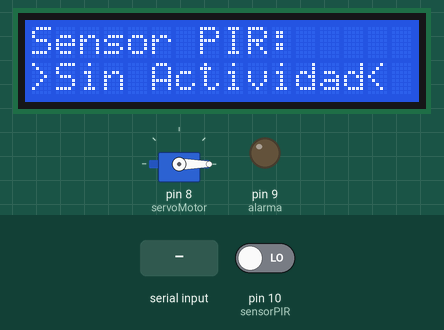
The sketch below on a simulated Arduino Uno, built with avr-gcc and run on an emulated ATmega328P. Shown: servo, 16×2 character LCD, output pins drawn as LEDs (lit = HIGH). Inputs (shaded band) come from the test bench; at power-on: pin 10 (sensorPIR) LOW. What the sketch prints to the serial monitor is not drawn.

Above: at 1.2 s.
1.3 s: pin 10 (sensorPIR) driven HIGH
At 2.0 s:
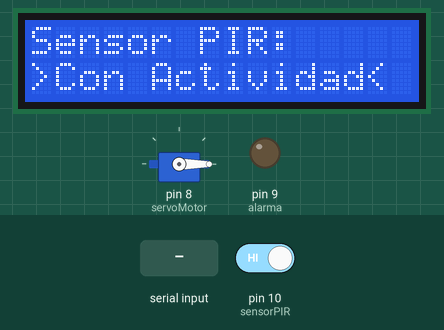
2.8 s: "1" received over Serial
5.3 s: "0" received over Serial
At 7.7 s:
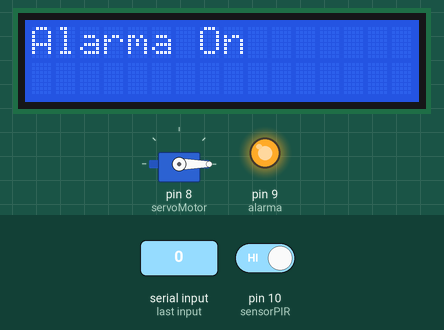
Timing chart, 0 to 15.8 s (numbered marks = the images above; inputs shaded):
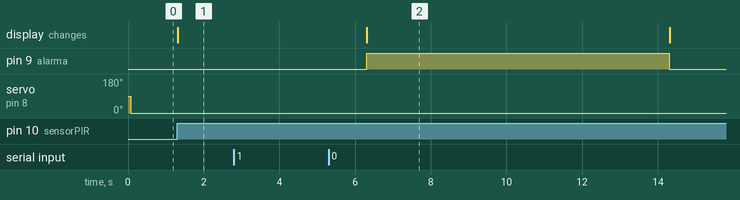

Measured:
- after the input at 1.3 s, the display: changes at once (image 1)
- after the input at 2.8 s, every drawn part: stays the same
- after the input at 5.3 s, pin 9 (alarma): LOW → HIGH after 1.0 s, → LOW 8.0 s later; the display: changes after 1.0 s (image 2)

The sketch:

sistema_garaje.ino
```cpp
// C++ code
//
#include <LiquidCrystal.h>
#include <Servo.h>

const int sensorPIR = 10;
const int alarma = 9;
const int servoMotor = 8;

int estado = 0;
int cont_error = 0;
String msg = "";

LiquidCrystal lcd_1(12, 11, 5, 4, 3, 2);
Servo servo;

void setup()
{
    servo.attach(servoMotor, 500, 2500);
    Serial.begin(9600);
    pinMode(alarma, OUTPUT);
    pinMode(sensorPIR, INPUT);
    lcd_1.begin(16, 2);
    lcd_1.print("Sensor PIR:");
    lcd_1.setCursor(0, 1);
    lcd_1.print(">Sin Actividad<");
    servo.write(0);
}

void loop()
{
    estado = digitalRead(sensorPIR);
    if (estado)
    {
        lcd_1.setCursor(0, 1);
        lcd_1.write(">Con Actividad<");

        Serial.println("Identifiquese:");

        // Esperar hasta recibir un mensaje válido
        while (Serial.available() == 0)
        {
            // Esperar a que haya datos disponibles en el serial
        }

        msg = Serial.readString();
        if (msg.compareTo("123") == 0)
        {
            servo.write(90);
            Serial.println("Bienvenido a Casa!");
            lcd_1.clear();
            lcd_1.print("Bienvenido!!");
            lcd_1.setCursor(0, 1);
            lcd_1.print(":-)");
            delay(8000);
            lcd_1.clear();
            lcd_1.print("Sensor PIR:");
            lcd_1.setCursor(0, 1);
            lcd_1.print(">Sin Actividad<");
            servo.write(0);
            msg = "";
        }
        else
        {
            cont_error++;
            if (cont_error == 2)
            {
                Serial.println("Alejese de la zona");
                lcd_1.clear();
                lcd_1.print("Alarma On");
                digitalWrite(alarma, HIGH);
                delay(8000);
                digitalWrite(alarma, LOW);
                lcd_1.clear();
                lcd_1.print("Sensor PIR:");
                lcd_1.setCursor(0, 1);
                lcd_1.print(">Sin Actividad<");
                servo.write(0);
                msg = "";
            }
            else
            {
                msg = "";
                Serial.println("Identificacion Incorrecta");
            }
        }
    }
    else
    {
        lcd_1.setCursor(0, 1);
        lcd_1.write(">Sin Actividad<");
    }
}
```
